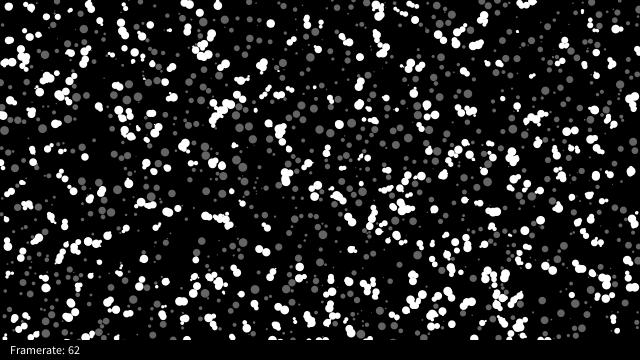
Frame 1 (no input)
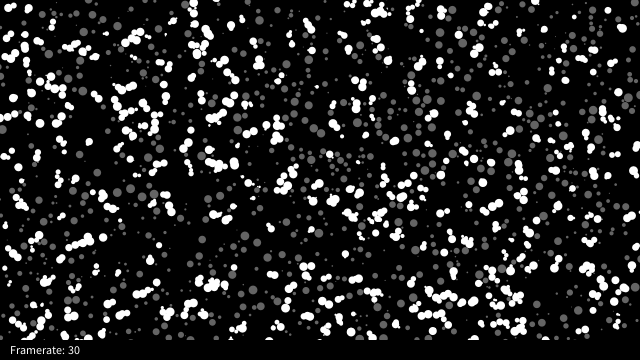
Frame 60 (the mouse pressed at the canvas centre just before this capture)
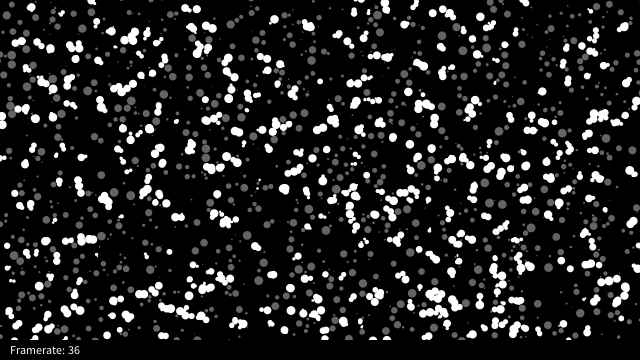
Frame 120 (the mouse held since frame 60 and released just before this capture)

The Processing sketch that drew these frames (run headless with seeded random() and noise(); from frame 60 on, the mouse is pressed at the canvas centre):

// Processing sketch: intersection_slow
// ── intersection_slow.pde
// Daniel Shiffman
// <http://www.shiffman.net>

// The old way to do intersection tests, look how slow!!


int totalThings = 2000;

ArrayList<Thing> a;            // ArrayList for all "things"

void setup() {
  size(640,360);
  a = new ArrayList<Thing>();  // Create the list

  // Put 2000 Things in the system
  for (int i = 0; i < totalThings; i++) {
    a.add(new Thing(random(width),random(height)));
  }

}

void draw() {
  background(0);
  fill(255);
  noStroke();
  smooth();

  // Run through the Grid
  stroke(255);
  for (Thing t : a) {
    t.highlight = false;
    for (Thing other : a) {
      // As long as its not the same one
      if (t != other) {
        // Check to see if they are touching
        // (We could do many other things here besides just intersection tests, such
        // as apply forces, etc.)
        float d = dist(t.x,t.y,other.x,other.y);
        if (d < t.r/2 + other.r/2) {
          t.highlight = true;
        }
      }
    }
  }

  // Display and move all Things
  for (Thing t : a) {
    t.render();
    t.move();
  }
  
  fill(0);
  rect(0,height-20,width,20);
  fill(255);
  text("Framerate: " + int(frameRate),10,height-6);
  
  

}

// ── Thing.pde
// The Nature of Code
// Daniel Shiffman
// http://natureofcode.com
// Daniel Shiffman

// Simple class describing an ellipse living on our screen

class Thing {

  float x,y;
  boolean highlight;
  float r;

  Thing (float x_, float y_) {
    x = x_;
    y = y_;
    highlight = false;
    r = random(8) + 1;
  }

  void move() {
    x += random(-1,1);
    y += random(-1,1);
  }

  void render() {
    noStroke();
    if (highlight) fill(255);
    else fill(100);
    ellipse(x,y,r,r); 
  }

}
